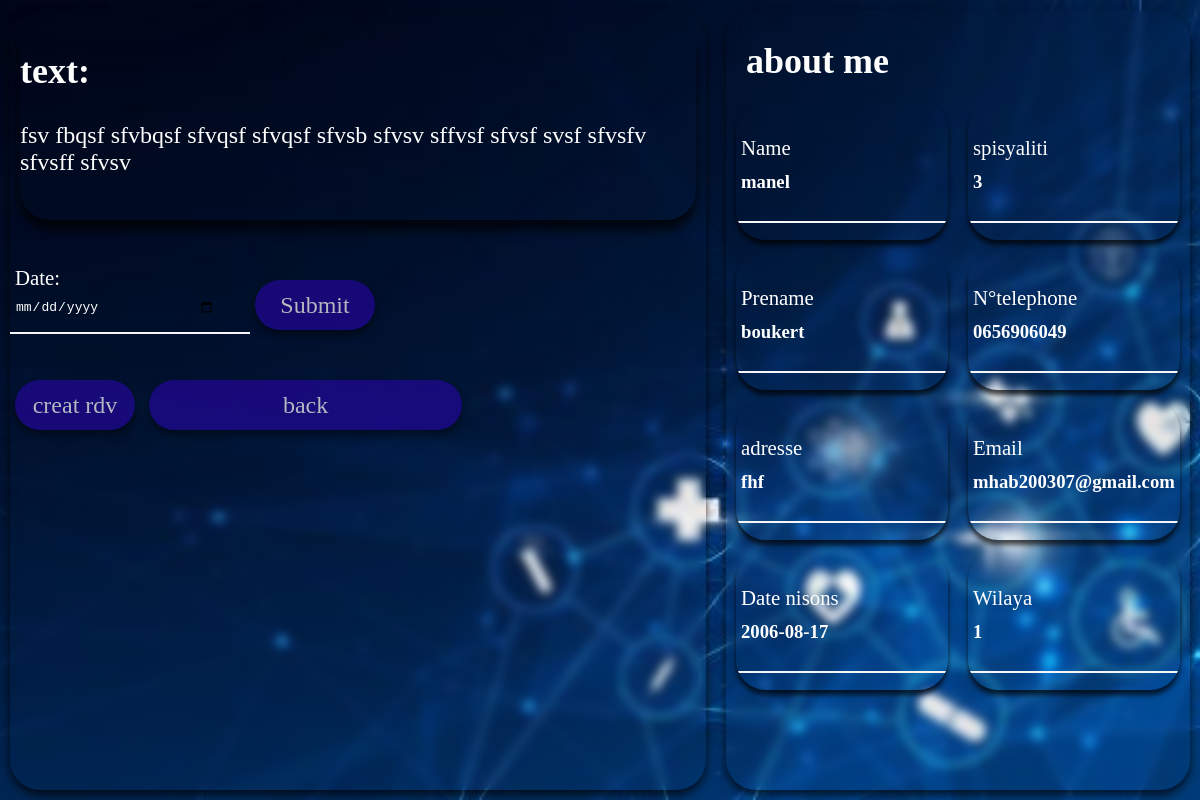
Screenshot of /profil_doctor/2 (signed in) with the database file from the repository.
### app.py (models this page shows, shortened)
class infod(db.Model):
    id = db.Column(db.Integer, primary_key=True)
    id_user = db.Column(db.Integer, db.ForeignKey('user.id'), nullable=False)
    prename = db.Column(db.String(30), nullable=False, default='userr')
    datn = db.Column(db.String(30), nullable=False, default='userr')
    adresse = db.Column(db.String(30), nullable=False, default='userr')
    Ntph = db.Column(db.String(12), nullable=False, default='userr')
    text = db.Column(db.Text)

class User(db.Model, UserMixin):
    id = db.Column(db.Integer, primary_key=True)
    name = db.Column(db.String(30), unique=False, nullable=False)
    email = db.Column(db.String(50), unique=True, nullable=False)
    password_hash = db.Column(db.String(200), nullable=False)
    infod = db.relationship('infod', backref='infod')
    info = db.relationship('info', backref='info')
    bro = db.Column(db.String(1), nullable=False, default=1)
    spi = db.Column(db.String(12), nullable=False, default='userr')
    wil = db.Column(db.String(2), nullable=False, default='userr')
    @property
    def password(self):
        raise AttributeError('password is not a readable')

### app.py (the view, shortened to what this page needs)
@app.route('/profil_doctor/<idu>', methods = ['POST','GET'])
@login_required
def profil_doctor(idu):
    form = rdvForm()
    idd = int(idu)
    user = User.query.filter(User.id==idd).first()
    inf = infod.query.filter(infod.id_user==idd).first()
    prename = inf.prename
    datn = inf.datn
    adresse = inf.adresse
    Ntph = inf.Ntph
    text = inf.text
    times = []
    if form.name.data == None:
     if request.method == 'POST':
        date_str = request.form['date']
        date_format = '%Y-%m-%d'
        try:
            date = datetime.strptime(date_str, date_format)
            start_time = datetime.combine(date, datetime.min.time())
            end_time = datetime.combine(date, datetime.max.time())
            current_time = start_time.replace(hour=8, minute=0)
            end_time = end_time.replace(hour=16, minute=0)
            pose_time = start_time.replace(hour=12, minute=0)
            print(pose_time)
            while current_time <= end_time:
                if ((not rdv.query.filter(rdv.date_to_do == current_time).first()) and (not current_time==pose_time)):
                    times.append(current_time.strftime('%I:%M %p'))
                current_time += timedelta(minutes=30)
            if len(times) > 0:
                times.pop()
        except ValueError:
            times = []
    return render_template('profil_doctor.html',form=form ,prename=prename ,datn=datn ,adresse=adresse ,Ntph=Ntph ,text=text, name=user.name, spi=user.spi, wil=user.wil, email=user.email, times=times)

### app.py (shortened to what this page needs)
class rdvForm(FlaskForm):
   name = StringField("title", validators=[DataRequired()])
   prename = StringField("title", validators=[DataRequired()])
   date_to_do = DateField('date_to_do', format='%Y-%m-%d', validators=[DataRequired()])
   time_to_do = TimeField('time_to_do', format='%H:%M', validators=[DataRequired()])
   drname = StringField("title", validators=[DataRequired()])
   text = StringField("text", widget=TextArea())
   ntph = StringField("tiliphon", validators=[DataRequired()])
   submit = SubmitField('create')

### app.py (called while the page is built)
@login_manager.user_loader
def load_user(user_id):
    return User.query.get(int(user_id))

### templates/profil_doctor.html (shortened to what this page needs)
<!DOCTYPE html>
<html lang="en">
<head>
    <link href="{{ url_for('static', filename='css/style_profil_doctor.css')}}" rel="stylesheet" />
</head>
<body>
    <section style="background-image: url('{{ url_for('static', filename='photos/ph6.jpg')}}');">
        <div class="pro">
         <div class="textinfo">
          <div id="hdn">
            <div id="text1">
              <div id="text2">
                <h2>text:</h2>
                {{text}}
              </div>
                <form id="f1" method="post">
                  <label for="date">Date:</label>
                  <input type="date" id="date" name="date" required>
                  <button class="moves" type="submit">Submit</button>
              </form>
              <button class="moves" id="moves3">creat rdv</button>
              <button class="btt" id="back-button">back</button>
              <div id="lis">
              </div>
            </div>
              </div>
            </div>
            <div class="info">
              <div id="titl"><h2>about me</h2></div>
              <div class="cont">
                <div class="info1">
                  <div class="inputbox"><label for="">Name</label>
                    <div class="put">
                      <h3>{{name}}</h3>
                    </div>
                  </div>
                  <div class="inputbox"><label for="">Prename</label>
                    <div class="put">
                      <h3>{{prename}}</h3>
                    </div>
                  </div>
                  <div class="inputbox"><label for="">adresse</label>
                    <div class="put">
                      <h3>{{adresse}}</h3>
                    </div>
                  </div>
                  <div class="inputbox"><label for="">Date nisons</label>
                    <div class="put">
                      <h3>{{datn}}</h3>
                    </div>
                  </div>
                </div>
                <div class="info1">
                  <div class="inputbox"><label for="">spisyaliti</label>
                    <div class="put">
                      <h3>{{spi}}</h3>
                    </div>
                  </div>
                  <div class="inputbox"><label for="">N°telephone</label>
                    <div class="put">
                      <h3>{{Ntph}}</h3>
                    </div>
                  </div>
                  <div class="inputbox"><label for="">Email</label>
                    <div class="put">
                      <h3>{{email}}</h3>
                    </div>
                  </div>
                  <div class="inputbox"><label for="">Wilaya</label>
                    <div class="put">
                      <h3>{{wil}}</h3>
                    </div>
                  </div>
            </div>
          </div>
        </div>
        </div>
    </section>
</body>
</html>

### static/css/style_profil_doctor.css (style rules this page uses)
body { margin: 0; padding: 0; }
section { display: flex; flex-direction: row; min-height: 100vh; width: 100%; color: white; background-position: center; background-size: cover; flex-direction: column; margin: 0; padding: 0; }
.pro { height: 100vh; width: 100%; display: flex; flex-direction: row; }
.info { height: calc(100vh-20px); width: 40%; border-radius: 30px; background-color: transparent; backdrop-filter: blur(5px); margin: 10px; box-shadow: 0 5px 10px rgba(0, 0, 0, 0.7); display: flex; flex-direction: column; }
#titl { height: 80px; width: 100%; font-family: "Ink Free", Times, serif; justify-content: center; align-items: center; color: #fff; font-size: 150%; }
#titl h2 { color: #fff; padding-left: 20px; }
.cont { width: 100%; height: 100%; border-radius: 30px; display: flex; flex-direction: row; }
form { width: 100%; height: 100%; border-radius: 30px; display: flex; flex-direction: row; }
.info1 { height: calc(100% ); width: 50%; }
.inputbox { position: relative; height: 20%; width: calc(100%-20px); backdrop-filter: blur(50px); border-radius: 50px; box-shadow: 0 5px 5px rgba(0, 0, 0, 0.7); margin: 0 10px 0 10px; border-radius: 30px; color: #fff; overflow: hidden; margin: 10px; background-color: transparent; }
.inputbox label { position: absolute; left: 5px; width: 290px; transform: translateY(150%); color: #fff; font-size: 1.3em; pointer-events: none; transition: 0.5s; }
.inputbox .put { width: 80%; height: 50px; background: transparent; border: none; outline: none; color: white; font-size: 1em; padding: 0 35px 0 5px; transform: translateY(100%); border-bottom: 2px solid #f6f6f8; }
.put h3 { color: #fff; }
.textinfo { display: flex; flex-direction: column; height: calc(100vh-20px); width: 60%; min-width: 250px; border-radius: 30px; background-color: transparent; backdrop-filter: blur(5px); margin: 10px; box-shadow: 0 5px 10px rgba(0, 0, 0, 0.7); overflow: hidden; }
#text1 { display: block; height: 100vh; width: 100%; border-radius: 30px; }
.btt { height: 50px; width: 45%; border-radius: 30px; opacity: 0.7; background-color: #210697; margin: 5px; border: none; box-shadow: 0 5px 10px rgba(0, 0, 0, 0.7); font-family: "Ink Free", Times, serif; color: white; font-size: 150%; }
.moves { position: relative; width: 120px; height: 50px; border-radius: 30px; opacity: 0.7; background-color: #210697; margin: 50px 5px 0 5px; border: none; box-shadow: 0 5px 10px rgba(0, 0, 0, 0.7); font-family: "Ink Free", Times, serif; color: white; font-size: 150%; }
#text2 { height: 25%; width: calc(100%-20px); background-color: transparent; backdrop-filter: blur(50px); box-shadow:0 10px 10px rgba(0, 0, 0, 0.7); border-radius: 30px; margin: 10px; font-size: 150%; color: #fff; font-family: "Ink Free", Times, serif; overflow-y: scroll; }
#date { height: 50px; width: 200px; background: transparent; border: none; outline: none; color: white; font-size: 1em; padding: 0 35px 0 5px; transform: translateY(100%); border-bottom: 2px solid #f6f6f8; }
#f1 { height: 100px; width: 100%; }
#f1 label { position: absolute; left: 5px; width: 290px; transform: translateY(150%); color: #fff; font-size: 1.3em; pointer-events: none; transition: 0.5s; }
#lis { height: 50px; width: 100%; display: flex; flex-direction: row; overflow-x: scroll; margin-top: 20px; }

### rows the page displays
infod: text "fsv fbqsf sfvbqsf sfvqsf sfvqsf sfvsb sfvsv sffvsf sfvsf svsf sfvsfv sfvsff sfvsv", prename "boukert", adresse "fhf", datn "2006-08-17", Ntph "0656906049"
User: name "manel", email "mhab200307@gmail.com"

### other values shown
{{ spi }} "3"
{{ wil }} "1"
